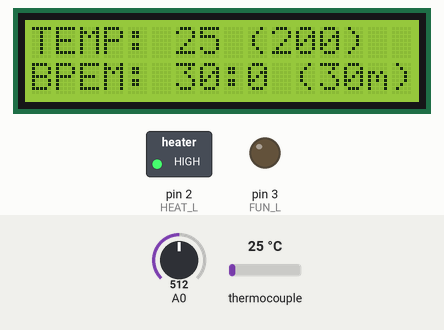
This sketch was run on a simulated Arduino Uno, built with avr-gcc and run on an emulated ATmega328P. On the bench: 16×2 character LCD, switched loads named in the sketch (green lamp = pin HIGH), output pins drawn as LEDs (lit = HIGH). Dashed ring = blinking. Inputs (shaded band) come from the test bench; at power-on: A0 = 512, thermocouple 25 °C.

Above: at 1.7 s.
1.8 s: A0 set to 418
5.3 s: A0 set to 385
At 6.5 s:
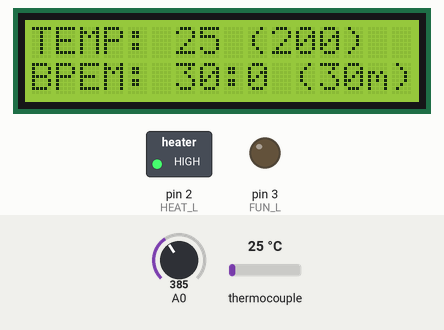
6.8 s: A0 set to 716
At 8.5 s:
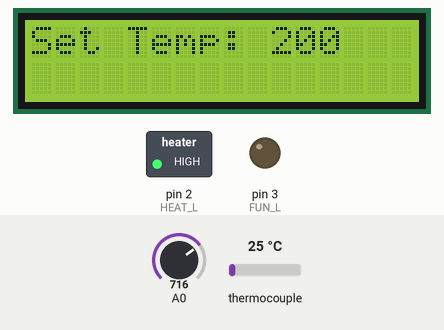
10.3 s: A0 set to 616
13.8 s: A0 set to 591
At 15.8 s:
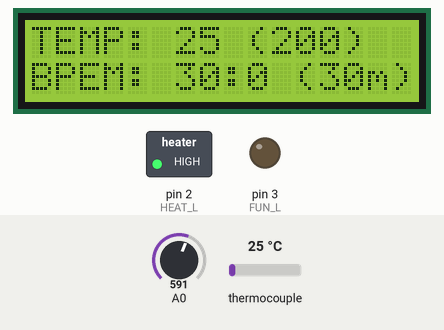
17.3 s: thermocouple set to 6 °C
At 17.9 s:
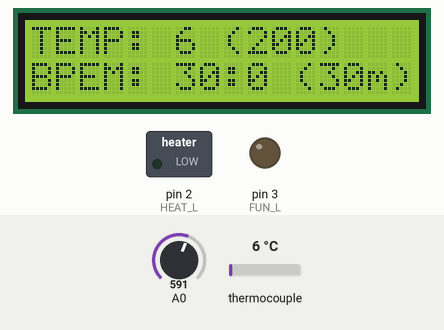
Timing chart, 0 to 20.5 s (numbered marks = the images above; inputs shaded):
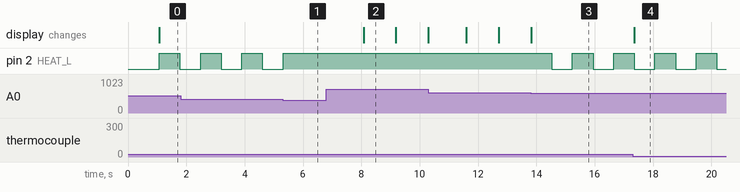

The sketch:

polymer.ino
```cpp
#include "LiquidCrystal.h"
#include "max6675.h"
#include <Wire.h>

int thermoSCK = 13;                 // Указываем к какому порту подключен вывод SCK
int thermoCS = 12;                  // Указываем к какому порту подключен вывод CS
int thermoSO = 11;                  // Указываем к какому порту подключен вывод SO
MAX6675 thermocouple(thermoSCK, thermoCS, thermoSO);

int SEC = 0;
int MINUT = 30;
int sec = SEC;
int min = MINUT;

int fun = 0;

int FUN_MINUT = 5;
int FUN_SEC = 0;
int fun_min = FUN_MINUT;
int fun_sec = FUN_SEC;

int timer = 0;
int heat = 0;
int HEAT_L = 2;
int FUN_L = 3;

int set_time = 0;
int set_temp = 0;

#define BTN_UP   1
#define BTN_DOWN 2
#define BTN_LEFT 3
#define BTN_RIGHT 4
#define BTN_SELECT 5
#define BTN_NONE 10

int targetTemp = 200;
int Temp = thermocouple.readCelsius();

LiquidCrystal lcd(8, 9, 4, 5, 6, 7);

float value = 49910;

void setup() {

  TCCR1A = 0;
  TCCR1B = 0;
  TCNT1 = value;                        // preload timer
  TCCR1B |= (1 << CS10)|(1 << CS12);    // 1024 prescaler (коэффициент деления предделителя)
  TIMSK1 |= (1 << TOIE1);               // enable timer overflow interrupt ISR (разрешаем вызов процедуры обработки прерывания переполнения счетчика)
  interrupts();

  pinMode(HEAT_L, OUTPUT);
  pinMode(FUN_L, OUTPUT);
  Serial.begin(9600);
  lcd.begin(16, 2);
  lcd.setCursor(0, 0);
  lcd.setCursor(0, 1);
  delay(500);
}

ISR(TIMER1_OVF_vect)                    // процедура обработки прерывания переполнения счетчика
{
  TCNT1 = value;                                // preload timer
  Timer();  //включаем и выключаем светодиод
  TimerFun();
}

int detectButton() {
  int keyAnalog =  analogRead(A0);
  if (keyAnalog < 100) {
    // Значение меньше 100 – нажата кнопка right
    return BTN_RIGHT;
  } else if (keyAnalog < 200) {
    // Значение больше 100 (иначе мы бы вошли в предыдущий блок результата сравнения, но меньше 200 – нажата кнопка UP
    return BTN_UP;
  } else if (keyAnalog < 400) {
    // Значение больше 200, но меньше 400 – нажата кнопка DOWN
    return BTN_DOWN;
  } else if (keyAnalog < 600) {
    // Значение больше 400, но меньше 600 – нажата кнопка LEFT
    return BTN_LEFT;
  } else if (keyAnalog < 800) {
    // Значение больше 600, но меньше 800 – нажата кнопка SELECT
    return BTN_SELECT;
  } else {
    // Все остальные значения (до 1023) будут означать, что нажатий не было
    return BTN_NONE;
  }
}


void Timer() {
  if (timer){
    sec -= 1;
    if (sec < 0){
      sec = 59;
      min -= 1;
    }

    if (min == 0 && sec == 0) {

      timer = 0;
      heat = 0;
      sec = SEC;
      min = MINUT;
      heating_off();
      fun_on();
    }
  }
}

void TimerFun() {
  if (fun){
    fun_sec -= 1;
    if (fun_sec < 0){
      fun_sec = 59;
      fun_min -= 1;
    }

    if (fun_min == 0 && fun_sec == 0) {

      fun = 0;
      fun_off();
      fun_sec = FUN_SEC;
      fun_min = FUN_MINUT;
    }
  }
}

void get_temp() {
  Temp = thermocouple.readCelsius();
}

void heating_on() {
  digitalWrite(HEAT_L, HIGH);
}

void heating_off() {
  digitalWrite(HEAT_L, LOW);
}

void fun_on() {
  digitalWrite(FUN_L, HIGH);
  fun = 1;
}

void fun_off() {
  digitalWrite(FUN_L, LOW);
  fun = 0;
}

void temp_control() {
  if (Temp < targetTemp) {
    heating_on();
  } else if (Temp > targetTemp+1) {
    heating_off();
  }
}

void lcd_display() {
  lcd.clear();
  lcd.setCursor(0, 0);
  lcd.print("TEMP: ");
  lcd.print(Temp);
  lcd.print(" (");
  lcd.print(targetTemp);
  lcd.print(")");
  lcd.setCursor(0, 1);
  // Выводим еще немного текста, уже на другой строке
  if (fun) {
    lcd.print("BPEM: ");
    lcd.print(fun_min);
    lcd.print(":");
    lcd.print(fun_sec);
    lcd.print(" (");
    lcd.print(FUN_MINUT);
    lcd.print("m)");
  } else {
    lcd.print("BPEM: ");
    lcd.print(min);
    lcd.print(":");
    lcd.print(sec);
    lcd.print(" (");
    lcd.print(MINUT);
    lcd.print("m)");
  }

}

void temp_set() {
  delay(1000);
  while(true) {
    int button = detectButton();
    delay(100);
    lcd.clear();
    lcd.setCursor(0, 0);
    lcd.print("Set Temp: ");
    lcd.print(targetTemp);

    switch (button) {
    case BTN_UP:
      targetTemp += 1;
      break;
    case BTN_DOWN:
      targetTemp -= 1;
      break;
    case BTN_LEFT:

      break;
    case BTN_RIGHT:

      break;
    case BTN_SELECT:
      return;
    default:

      break;
    }
  }
}

void set_timer() {
  delay(1000);
  while(true) {
    int button = detectButton();
    delay(100);
    lcd.clear();
    lcd.setCursor(0, 0);
    lcd.print("Set Timer: ");
    lcd.setCursor(0, 1);
    lcd.print("    ");
    lcd.print(MINUT);
    lcd.print(" minuts");

    switch (button) {
        case BTN_UP:
          MINUT += 1;
           if (MINUT > 60) MINUT = 60;
          break;
        case BTN_DOWN:
          MINUT -= 1;
            if (MINUT < 0) MINUT = 0;
          break;
        case BTN_LEFT:

          break;
        case BTN_RIGHT:

          break;
        case BTN_SELECT:
          sec = SEC;
          min = MINUT;
          return;
        default:

          break;
    }
  }
}

void set_timer_fun() {
  delay(1000);
  while(true) {
    int button = detectButton();
    delay(100);
    lcd.clear();
    lcd.setCursor(0, 0);
    lcd.print("Set Timer FUN: ");
    lcd.setCursor(0, 1);
    lcd.print("    ");
    lcd.print(FUN_MINUT);
    lcd.print(" minuts");

    switch (button) {
        case BTN_UP:
          FUN_MINUT += 1;
           if (FUN_MINUT > 60) FUN_MINUT = 60;
          break;
        case BTN_DOWN:
          FUN_MINUT -= 1;
            if (FUN_MINUT < 0) FUN_MINUT = 0;
          break;
        case BTN_LEFT:

          break;
        case BTN_RIGHT:

          break;
        case BTN_SELECT:
          fun_sec = FUN_SEC;
          fun_min = FUN_MINUT;
          return;
        default:

          break;
    }
  }
}

void settings() {
  temp_set();
  set_timer();
  set_timer_fun();

  lcd.noBlink();
}

void loop() {
  int button = detectButton();

  switch (button) {
    case BTN_UP:
      fun_on();
      break;
    case BTN_DOWN:
      fun_off();
      break;
    case BTN_LEFT:
      heat = heat^1;
      delay(500);
      break;
    case BTN_RIGHT:
      timer = timer^1;
      delay(500);
      break;
    case BTN_SELECT:
      settings();
      break;
    default:

      break;
  }

  get_temp();
  lcd_display();

  if (heat) {

    temp_control();
  } else {
    heating_off();
  }

  delay(200);
}
```

Measured:
- the behaviour switches between 400 and 399 on A0 (found by bisection; images 0 and 1)
- the behaviour switches between 600 and 599 on A0 (found by bisection; images 2 and 3)
- after the input at 5.3 s, pin 2 (HEAT_L): goes on until 5.3 s, then stays HIGH
- after the input at 6.8 s, the display: changes after 1.3 s (image 2)
- after the input at 13.8 s, pin 2 (HEAT_L): alternates HIGH for 0.71 s and LOW for 0.71 s, starting after 0.73 s
- after the input at 17.3 s, the display: changes after 0.06 s (image 4)
- by itself, pin 2 (HEAT_L): alternates HIGH for 0.71 s and LOW for 0.71 s
